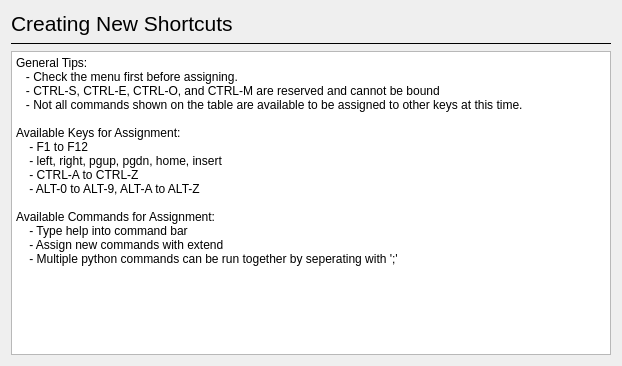
<?xml version="1.0" encoding="UTF-8"?>
<ui version="4.0">
 <class>Dialog</class>
 <widget class="QDialog" name="Dialog">
  <property name="geometry">
   <rect>
    <x>0</x>
    <y>0</y>
    <width>622</width>
    <height>366</height>
   </rect>
  </property>
  <property name="windowTitle">
   <string>Shortcut Help</string>
  </property>
  <layout class="QVBoxLayout" name="verticalLayout">
   <item>
    <widget class="QLabel" name="label">
     <property name="font">
      <font>
       <pointsize>16</pointsize>
       <weight>50</weight>
       <bold>false</bold>
      </font>
     </property>
     <property name="text">
      <string>Creating New Shortcuts</string>
     </property>
    </widget>
   </item>
   <item>
    <widget class="Line" name="line">
     <property name="font">
      <font>
       <weight>50</weight>
       <bold>false</bold>
      </font>
     </property>
     <property name="frameShadow">
      <enum>QFrame::Plain</enum>
     </property>
     <property name="lineWidth">
      <number>1</number>
     </property>
     <property name="midLineWidth">
      <number>0</number>
     </property>
     <property name="orientation">
      <enum>Qt::Horizontal</enum>
     </property>
    </widget>
   </item>
   <item>
    <widget class="QTextBrowser" name="textBrowser">
     <property name="autoFillBackground">
      <bool>true</bool>
     </property>
     <property name="frameShape">
      <enum>QFrame::StyledPanel</enum>
     </property>
     <property name="lineWidth">
      <number>5</number>
     </property>
     <property name="html">
      <string>&lt;!DOCTYPE HTML PUBLIC &quot;-//W3C//DTD HTML 4.0//EN&quot; &quot;http://www.w3.org/TR/REC-html40/strict.dtd&quot;&gt;
&lt;html&gt;&lt;head&gt;&lt;meta name=&quot;qrichtext&quot; content=&quot;1&quot; /&gt;&lt;style type=&quot;text/css&quot;&gt;
p, li { white-space: pre-wrap; }
&lt;/style&gt;&lt;/head&gt;&lt;body&gt;
&lt;p style=&quot; margin-top:0px; margin-bottom:0px; margin-left:0px; margin-right:0px; -qt-block-indent:0; text-indent:0px;&quot;&gt;General Tips:&lt;/p&gt;
&lt;p style=&quot; margin-top:0px; margin-bottom:0px; margin-left:0px; margin-right:0px; -qt-block-indent:0; text-indent:0px;&quot;&gt;   - Check the menu first before assigning.&lt;/p&gt;
&lt;p style=&quot; margin-top:0px; margin-bottom:0px; margin-left:0px; margin-right:0px; -qt-block-indent:0; text-indent:0px;&quot;&gt;   - CTRL-S, CTRL-E, CTRL-O, and CTRL-M are reserved and cannot be bound&lt;/p&gt;
&lt;p style=&quot; margin-top:0px; margin-bottom:0px; margin-left:0px; margin-right:0px; -qt-block-indent:0; text-indent:0px;&quot;&gt;   - Not all commands shown on the table are available to be assigned to other keys at this time. &lt;/p&gt;
&lt;p style=&quot;-qt-paragraph-type:empty; margin-top:0px; margin-bottom:0px; margin-left:0px; margin-right:0px; -qt-block-indent:0; text-indent:0px;&quot;&gt;&lt;br /&gt;&lt;/p&gt;
&lt;p style=&quot; margin-top:0px; margin-bottom:0px; margin-left:0px; margin-right:0px; -qt-block-indent:0; text-indent:0px;&quot;&gt;Available Keys for Assignment:&lt;/p&gt;
&lt;p style=&quot; margin-top:0px; margin-bottom:0px; margin-left:0px; margin-right:0px; -qt-block-indent:0; text-indent:0px;&quot;&gt;    - F1 to F12&lt;/p&gt;
&lt;p style=&quot; margin-top:0px; margin-bottom:0px; margin-left:0px; margin-right:0px; -qt-block-indent:0; text-indent:0px;&quot;&gt;    - left, right, pgup, pgdn, home, insert&lt;/p&gt;
&lt;p style=&quot; margin-top:0px; margin-bottom:0px; margin-left:0px; margin-right:0px; -qt-block-indent:0; text-indent:0px;&quot;&gt;    - CTRL-A to CTRL-Z&lt;/p&gt;
&lt;p style=&quot; margin-top:0px; margin-bottom:0px; margin-left:0px; margin-right:0px; -qt-block-indent:0; text-indent:0px;&quot;&gt;    - ALT-0 to ALT-9, ALT-A to ALT-Z&lt;/p&gt;
&lt;p style=&quot;-qt-paragraph-type:empty; margin-top:0px; margin-bottom:0px; margin-left:0px; margin-right:0px; -qt-block-indent:0; text-indent:0px;&quot;&gt;&lt;br /&gt;&lt;/p&gt;
&lt;p style=&quot; margin-top:0px; margin-bottom:0px; margin-left:0px; margin-right:0px; -qt-block-indent:0; text-indent:0px;&quot;&gt;Available Commands for Assignment:&lt;/p&gt;
&lt;p style=&quot; margin-top:0px; margin-bottom:0px; margin-left:0px; margin-right:0px; -qt-block-indent:0; text-indent:0px;&quot;&gt;    - Type help into command bar&lt;/p&gt;
&lt;p style=&quot; margin-top:0px; margin-bottom:0px; margin-left:0px; margin-right:0px; -qt-block-indent:0; text-indent:0px;&quot;&gt;    - Assign new commands with extend&lt;/p&gt;
&lt;p style=&quot; margin-top:0px; margin-bottom:0px; margin-left:0px; margin-right:0px; -qt-block-indent:0; text-indent:0px;&quot;&gt;    - Multiple python commands can be run together by seperating with ';'&lt;/p&gt;&lt;/body&gt;&lt;/html&gt;</string>
     </property>
    </widget>
   </item>
  </layout>
 </widget>
 <resources/>
 <connections/>
</ui>
